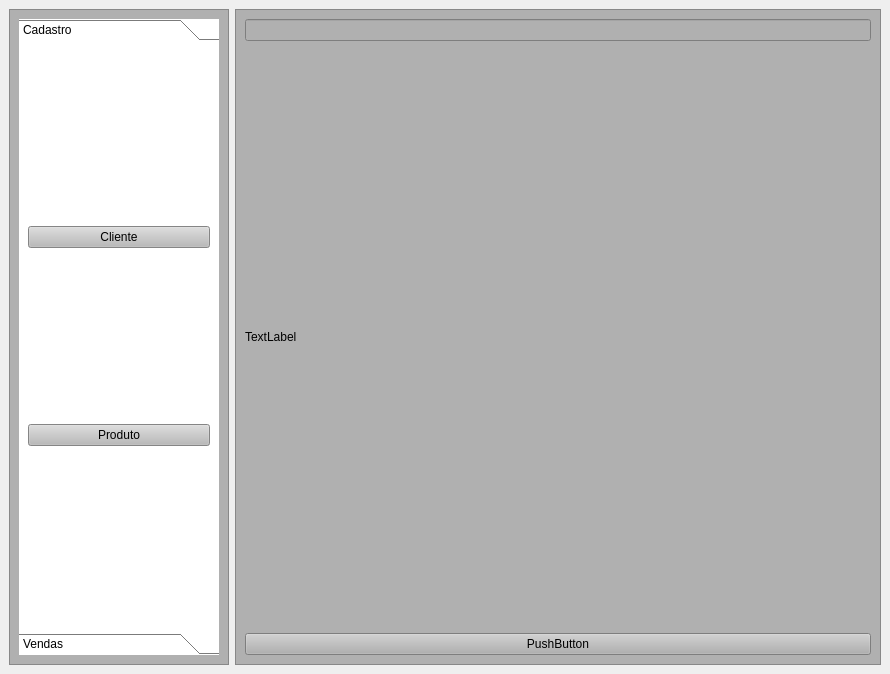
<?xml version="1.0" encoding="UTF-8"?>
<ui version="4.0">
 <class>MainWindow</class>
 <widget class="QMainWindow" name="MainWindow">
  <property name="geometry">
   <rect>
    <x>0</x>
    <y>0</y>
    <width>890</width>
    <height>674</height>
   </rect>
  </property>
  <property name="windowTitle">
   <string>MainWindow</string>
  </property>
  <widget class="QWidget" name="centralwidget">
   <layout class="QHBoxLayout" name="horizontalLayout">
    <item>
     <widget class="QFrame" name="frame_esq">
      <property name="styleSheet">
       <string notr="true">
background-color: rgb(176, 176, 176);</string>
      </property>
      <property name="frameShape">
       <enum>QFrame::Shape::StyledPanel</enum>
      </property>
      <property name="frameShadow">
       <enum>QFrame::Shadow::Raised</enum>
      </property>
      <layout class="QHBoxLayout" name="horizontalLayout_2">
       <item>
        <widget class="QToolBox" name="toolBox">
         <property name="sizePolicy">
          <sizepolicy hsizetype="Fixed" vsizetype="Preferred">
           <horstretch>0</horstretch>
           <verstretch>0</verstretch>
          </sizepolicy>
         </property>
         <property name="minimumSize">
          <size>
           <width>200</width>
           <height>200</height>
          </size>
         </property>
         <property name="styleSheet">
          <string notr="true">background-color: rgb(255, 255, 255);</string>
         </property>
         <property name="currentIndex">
          <number>0</number>
         </property>
         <widget class="QWidget" name="page">
          <property name="geometry">
           <rect>
            <x>0</x>
            <y>0</y>
            <width>200</width>
            <height>576</height>
           </rect>
          </property>
          <attribute name="label">
           <string>Cadastro</string>
          </attribute>
          <layout class="QVBoxLayout" name="verticalLayout_2">
           <item>
            <widget class="QPushButton" name="pushButton">
             <property name="styleSheet">
              <string notr="true">background-color: rgb(186, 186, 186);</string>
             </property>
             <property name="text">
              <string>Cliente</string>
             </property>
            </widget>
           </item>
           <item>
            <widget class="QPushButton" name="pushButton_3">
             <property name="styleSheet">
              <string notr="true">background-color: rgb(186, 186, 186);</string>
             </property>
             <property name="text">
              <string>Produto</string>
             </property>
            </widget>
           </item>
          </layout>
         </widget>
         <widget class="QWidget" name="page_2">
          <property name="geometry">
           <rect>
            <x>0</x>
            <y>0</y>
            <width>200</width>
            <height>576</height>
           </rect>
          </property>
          <attribute name="label">
           <string>Vendas</string>
          </attribute>
         </widget>
        </widget>
       </item>
      </layout>
     </widget>
    </item>
    <item>
     <widget class="QFrame" name="frame_dir">
      <property name="styleSheet">
       <string notr="true">
background-color: rgb(176, 176, 176);</string>
      </property>
      <property name="frameShape">
       <enum>QFrame::Shape::StyledPanel</enum>
      </property>
      <property name="frameShadow">
       <enum>QFrame::Shadow::Raised</enum>
      </property>
      <layout class="QVBoxLayout" name="verticalLayout">
       <item>
        <widget class="QLineEdit" name="lineEdit_2"/>
       </item>
       <item>
        <widget class="QLabel" name="label_2">
         <property name="text">
          <string>TextLabel</string>
         </property>
        </widget>
       </item>
       <item>
        <widget class="QPushButton" name="pushButton_2">
         <property name="text">
          <string>PushButton</string>
         </property>
        </widget>
       </item>
      </layout>
     </widget>
    </item>
   </layout>
  </widget>
 </widget>
 <resources/>
 <connections/>
</ui>
